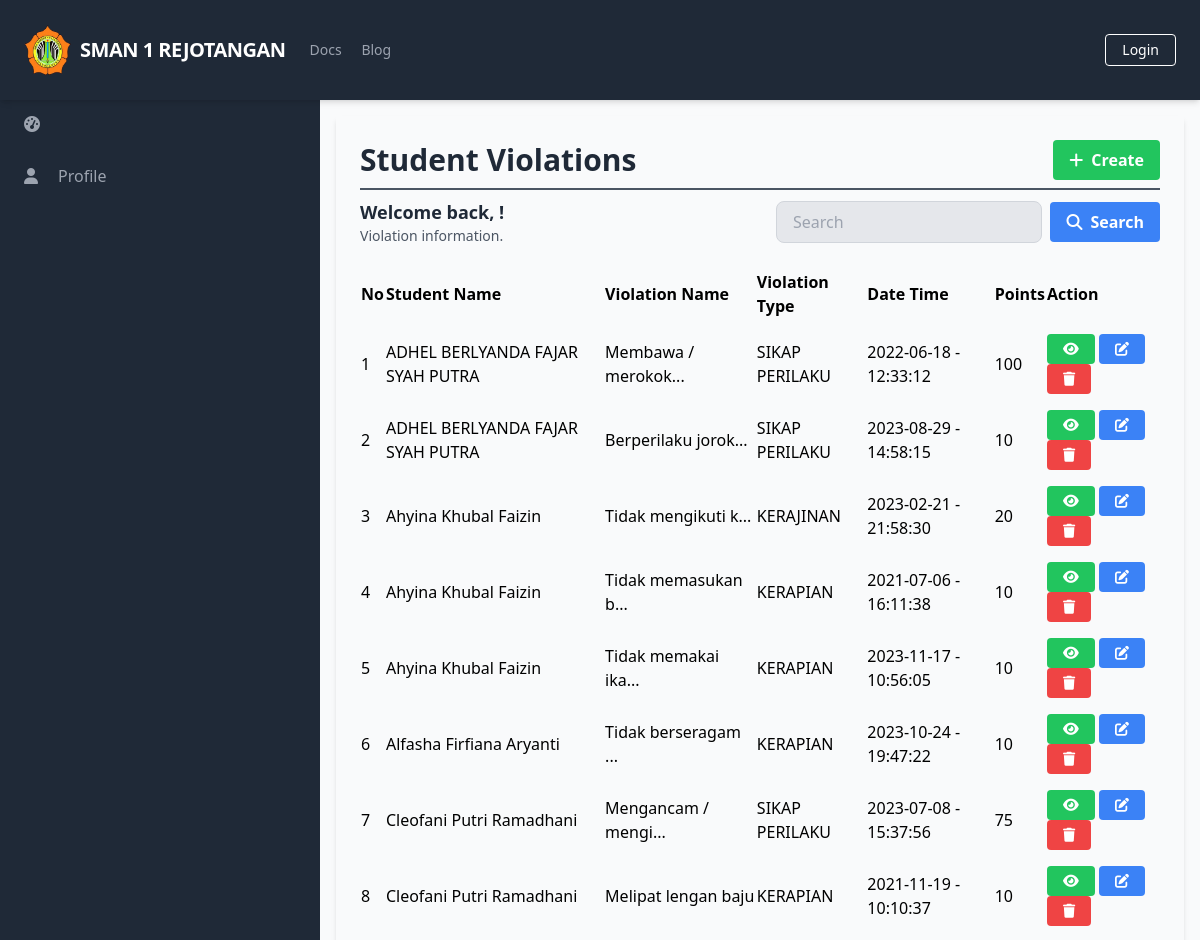
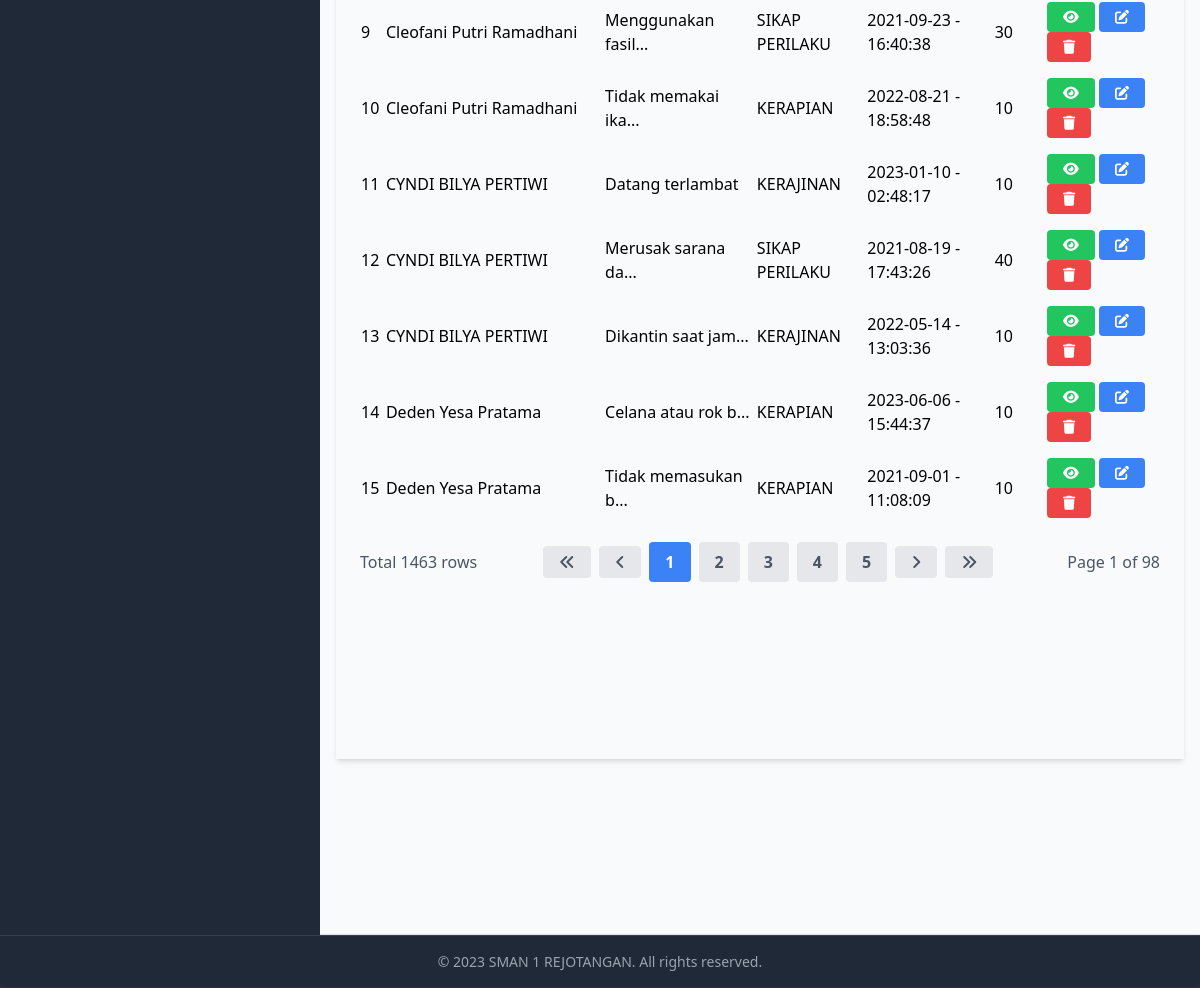
Page /manage_student_violations/manage_student_violations_list.php on the committed database (2 pictures, top to bottom).
### tables this page shows
CREATE TABLE `StudentViolations` (
  `StudentViolationID` int(11) NOT NULL,
  `StudentID` int(11) DEFAULT NULL,
  `ViolationID` int(11) DEFAULT NULL,
  `Date` date DEFAULT NULL,
  `Time` time DEFAULT NULL,
  `CreatedAt` timestamp NOT NULL DEFAULT current_timestamp(),
  `UpdatedAt` timestamp NOT NULL DEFAULT current_timestamp() ON UPDATE current_timestamp()
);

CREATE TABLE `Users` (
  `UserID` int(11) NOT NULL,
  `Username` varchar(50) NOT NULL,
  `Password` varchar(255) NOT NULL,
  `Email` varchar(100) NOT NULL,
  `FullName` varchar(100) DEFAULT NULL,
  `DateOfBirth` date DEFAULT NULL,
  `Gender` varchar(10) DEFAULT NULL,
  `Address` text DEFAULT NULL,
  `PhoneNumber` varchar(20) DEFAULT NULL,
  `RoleID` int(11) DEFAULT NULL,
  `AccountCreationDate` timestamp NOT NULL DEFAULT current_timestamp() ON UPDATE current_timestamp(),
  `LastLogin` datetime DEFAULT NULL,
  `AccountStatus` varchar(20) DEFAULT NULL,
  `ProfilePictureURL` varchar(255) DEFAULT NULL,
  `ActivationStatus` varchar(20) DEFAULT NULL
);

CREATE TABLE `MasterViolations` (
  `ViolationID` int(11) NOT NULL,
  `ViolationType` varchar(255) NOT NULL,
  `ViolationName` varchar(255) NOT NULL,
  `Points` int(11) NOT NULL
);

### database/connection.php (called while the page is built, shortened)
<?php
$baseUrl = "http://localhost/final_project_imam_2023/";

### public/manage_student_violations/manage_student_violations_list.php (the view, shortened to what this page needs)
<?php
require_once('../../database/connection.php');
?>
<?php include_once('../components/header.php'); ?>
<div class="h-screen flex flex-col">
    <?php include('../components/navbar.php'); ?>
    <div class="flex-grow bg-gray-50 flex flex-row shadow-md">
        <?php include('../components/sidebar.php'); ?>
        <main class="bg-gray-50 flex flex-col flex-1 overflow-y-scroll h-screen flex-shrink-0 sc-hide pb-40">
            <div class="flex items-start justify-start p-6 shadow-md m-4 flex-1 flex-col">
                <div class="flex flex-row justify-between items-center w-full border-b-2 border-gray-600 mb-2 pb-2">
                    <h1 class="text-3xl text-gray-800 font-semibold w-full">Student Violations</h1>
                    <div class="flex flex-row justify-end items-center">
                        <a href="<?php echo $baseUrl; ?>public/manage_student_violations/manage_student_violations_create.php" class="bg-green-500 hover-bg-green-700 text-white font-bold py-2 px-4 rounded inline-flex items-center">
                            <i class="fas fa-plus mr-2"></i>
                            <span>Create</span>
                        </a>
                    </div>
                </div>
                <div class="flex flex-col w-full">
                    <div class="flex flex-row justify-between items-center w-full mb-2 pb-2">
                        <div>
                            <h2 class="text-lg text-gray-800 font-semibold">Welcome back, <?php echo $_SESSION['FullName']; ?>!</h2>
                            <p class="text-gray-600 text-sm">Violation information.</p>
                        </div>
                        <form class="flex items-center justify-end space-x-2 w-96">
                            <input type="text" name="search" class="bg-gray-200 focus-bg-white focus-outline-none border border-gray-300 rounded-lg py-2 px-4 block w-full appearance-none leading-normal" placeholder="Search" value="<?php echo isset($_GET['search']) ? $_GET['search'] : ''; ?>">
                            <button type="submit" class="bg-blue-500 hover-bg-blue-700 text-white font-bold py-2 px-4 rounded space-x-2 inline-flex items-center">
                                <i class="fas fa-search"></i>
                                <span>Search</span>
                            </button>
                        </form>
                    </div>
                    <table class="min-w-full">
                        <thead>
                            <tr>
                                <th class="text-left py-2">No</th>
                                <th class="text-left py-2">Student Name</th>
                                <th class="text-left py-2">Violation Name</th>
                                <th class="text-left py-2">Violation Type</th>
                                <th class="text-left py-2">Date Time</th>
                                <th class="text-left py-2">Points</th>
                                <th class="text-left py-2">Action</th>
                            </tr>
                        </thead>
                        <tbody>
                            <?php
                            $searchTerm = isset($_GET['search']) ? $_GET['search'] : '';
                            $page = isset($_GET['page']) ? $_GET['page'] : 1;
                            $query = "SELECT sv.*, u.FullName AS StudentName, mv.Points, mv.ViolationType, mv.ViolationName
                                FROM StudentViolations sv
                                JOIN Students s ON sv.StudentID = s.StudentID
                                JOIN Users u ON s.UserID = u.UserID
                                JOIN MasterViolations mv ON sv.ViolationID = mv.ViolationID
                                WHERE mv.ViolationName LIKE '%$searchTerm%'
                                    OR u.FullName LIKE '%$searchTerm%'
                                LIMIT 15 OFFSET " . ($page - 1) * 15;
                            $result = $conn->query($query);
                            $queryCount = "SELECT COUNT(*) AS count
                                    FROM StudentViolations sv
                                    JOIN Students s ON sv.StudentID = s.StudentID
                                    JOIN Users u ON s.UserID = u.UserID
                                    JOIN MasterViolations mv ON sv.ViolationID = mv.ViolationID
                                    WHERE mv.ViolationName LIKE '%$searchTerm%'
                                        OR u.FullName LIKE '%$searchTerm%'";
                            $resultCount = $conn->query($queryCount);
                            $rowCount = $resultCount->fetch_assoc()['count'];
                            $totalPage = ceil($rowCount / 15);
                            $no = 1;
                            while ($row = $result->fetch_assoc()) {
                            ?>
                                <tr>
                                    <td class="py-2"><?php echo $no++; ?></td>
                                    <td class="py-2"><?php echo $row['StudentName']; ?></td>
                                    <td class="py-2"><?php echo mb_strimwidth($row['ViolationName'], 0, 20, '...'); ?></td>
                                    <td class="py-2"><?php echo $row['ViolationType']; ?></td>
                                    <td class="py-2"><?php echo $row['Date']; ?> - <?php echo $row['Time']; ?></td>
                                    <td class="py-2"><?php echo $row['Points']; ?></td>
                                    <td class='py-2'>
                                        <a href="<?php echo $baseUrl; ?>public/manage_student_violations/manage_student_violations_detail.php?id=<?php echo $row['StudentViolationID'] ?>" class='bg-green-500 hover-bg-green-700 text-white font-bold py-2 px-4 rounded inline-flex items-center text-sm'>
                                            <i class='fas fa-eye'></i>
                                        </a>
                                        <a href="<?php echo $baseUrl; ?>public/manage_student_violations/manage_student_violations_update.php?id=<?php echo $row['StudentViolationID'] ?>" class='bg-blue-500 hover-bg-blue-700 text-white font-bold py-2 px-4 rounded inline-flex items-center text-sm'>
                                            <i class='fas fa-edit'></i>
                                        </a>
                                        <a href="#" onclick="confirmDelete(<?php echo $row['StudentViolationID']; ?>)" class='bg-red-500 hover-bg-red-700 text-white font-bold py-2 px-4 rounded inline-flex items-center text-sm'>
                                            <i class='fas fa-trash'></i>
                                        </a>
                                    </td>
                                </tr>
                            <?php
                            }
                            ?>
                        </tbody>
                    </table>
                    <div class="flex flex-row justify-between items-center w-full mt-4">
                        <div class="flex flex-row justify-start items-center">
                            <span class="text-gray-600">Total <?php echo $rowCount; ?> rows</span>
                        </div>
                        <div class="flex flex-row justify-end items-center space-x-2">
                            <a href="?page=1&search=<?php echo $searchTerm; ?>" class="bg-gray-200 hover-bg-gray-300 text-gray-600 font-bold py-2 px-4 rounded inline-flex items-center">
                                <i class="fas fa-angle-double-left"></i>
                            </a>
                            <a href="?page=<?php if ($page == 1) {
                                                echo $page;
                                            } else {
                                                echo $page - 1;
                                            } ?>&search=<?php echo $searchTerm; ?>" class="bg-gray-200 hover-bg-gray-300 text-gray-600 font-bold py-2 px-4 rounded inline-flex items-center">
                                <i class="fas fa-angle-left"></i>
                            </a>
                            <?php
                            $startPage = $page - 2;
                            $endPage = $page + 2;
                            if ($startPage < 1) {
                                $endPage += abs($startPage) + 1;
                                $startPage = 1;
                            }
                            for ($i = $startPage; $i <= $endPage; $i++) {
                                if ($i == $page) {
                                    echo "<a href='?page=$i&search=$searchTerm' class='bg-blue-500 hover-bg-blue-700 text-white font-bold py-2 px-4 rounded inline-flex items-center'>$i</a>";
                                } else {
                                    echo "<a href='?page=$i&search=$searchTerm' class='bg-gray-200 hover-bg-gray-300 text-gray-600 font-bold py-2 px-4 rounded inline-flex items-center'>$i</a>";
                                }
                            }
                            ?>
                            <a href="?page=<?php if ($page == $totalPage) {
                                                echo $page;
                                            } else {
                                                echo $page + 1;
                                            } ?>&search=<?php echo $searchTerm; ?>" class="bg-gray-200 hover-bg-gray-300 text-gray-600 font-bold py-2 px-4 rounded inline-flex items-center">
                                <i class="fas fa-angle-right"></i>
                            </a>
                            <a href="?page=<?php echo $totalPage; ?>&search=<?php echo $searchTerm; ?>" class="bg-gray-200 hover-bg-gray-300 text-gray-600 font-bold py-2 px-4 rounded inline-flex items-center">
                                <i class="fas fa-angle-double-right"></i>
                            </a>
                        </div>
                        <div class="flex flex-row justify-end items-center ml-2">
                            <span class="text-gray-600">Page <?php echo $page; ?> of <?php echo $totalPage; ?></span>
                        </div>
                    </div>
                </div>
        </main>
    </div>
    <?php include('../components/footer.php'); ?>
</div>
</body>
</html>

### rows in the picture
studentviolations: users.FullName "ADHEL BERLYANDA FAJAR SYAH PUTRA", ViolationID.ViolationName "Membawa / merokok...", ViolationID.ViolationType "SIKAP PERILAKU", Date "2022-06-18", Time "12:33:12", ViolationID.Points "100"
studentviolations: users.FullName "ADHEL BERLYANDA FAJAR SYAH PUTRA", ViolationID.ViolationName "Berperilaku jorok...", ViolationID.ViolationType "SIKAP PERILAKU", Date "2023-08-29", Time "14:58:15", ViolationID.Points "10"
studentviolations: users.FullName "Ahyina Khubal Faizin", ViolationID.ViolationName "Tidak mengikuti k...", ViolationID.ViolationType "KERAJINAN", Date "2023-02-21", Time "21:58:30", ViolationID.Points "20"
studentviolations: users.FullName "Ahyina Khubal Faizin", ViolationID.ViolationName "Tidak memasukan b...", ViolationID.ViolationType "KERAPIAN", Date "2021-07-06", Time "16:11:38", ViolationID.Points "10"
studentviolations: users.FullName "Ahyina Khubal Faizin", ViolationID.ViolationName "Tidak memakai ika...", ViolationID.ViolationType "KERAPIAN", Date "2023-11-17", Time "10:56:05", ViolationID.Points "10"
studentviolations: users.FullName "Alfasha Firfiana Aryanti", ViolationID.ViolationName "Tidak berseragam ...", ViolationID.ViolationType "KERAPIAN", Date "2023-10-24", Time "19:47:22", ViolationID.Points "10"
studentviolations: users.FullName "Cleofani Putri Ramadhani", ViolationID.ViolationName "Mengancam / mengi...", ViolationID.ViolationType "SIKAP PERILAKU", Date "2023-07-08", Time "15:37:56", ViolationID.Points "75"
studentviolations: users.FullName "Cleofani Putri Ramadhani", ViolationID.ViolationName "Melipat lengan baju", ViolationID.ViolationType "KERAPIAN", Date "2021-11-19", Time "10:10:37", ViolationID.Points "10"
studentviolations: users.FullName "Cleofani Putri Ramadhani", ViolationID.ViolationName "Menggunakan fasil...", ViolationID.ViolationType "SIKAP PERILAKU", Date "2021-09-23", Time "16:40:38", ViolationID.Points "30"
studentviolations: users.FullName "Cleofani Putri Ramadhani", ViolationID.ViolationName "Tidak memakai ika...", ViolationID.ViolationType "KERAPIAN", Date "2022-08-21", Time "18:58:48", ViolationID.Points "10"
studentviolations: users.FullName "CYNDI BILYA PERTIWI", ViolationID.ViolationName "Datang terlambat", ViolationID.ViolationType "KERAJINAN", Date "2023-01-10", Time "02:48:17", ViolationID.Points "10"
studentviolations: users.FullName "CYNDI BILYA PERTIWI", ViolationID.ViolationName "Merusak sarana da...", ViolationID.ViolationType "SIKAP PERILAKU", Date "2021-08-19", Time "17:43:26", ViolationID.Points "40"
studentviolations: users.FullName "CYNDI BILYA PERTIWI", ViolationID.ViolationName "Dikantin saat jam...", ViolationID.ViolationType "KERAJINAN", Date "2022-05-14", Time "13:03:36", ViolationID.Points "10"
studentviolations: users.FullName "Deden Yesa Pratama", ViolationID.ViolationName "Celana atau rok b...", ViolationID.ViolationType "KERAPIAN", Date "2023-06-06", Time "15:44:37", ViolationID.Points "10"
studentviolations: users.FullName "Deden Yesa Pratama", ViolationID.ViolationName "Tidak memasukan b...", ViolationID.ViolationType "KERAPIAN", Date "2021-09-01", Time "11:08:09", ViolationID.Points "10"

### other values in the picture
$baseTitle "SMAN 1 REJOTANGAN"
$rowCount "1463"
$page "1"
$totalPage "98"
